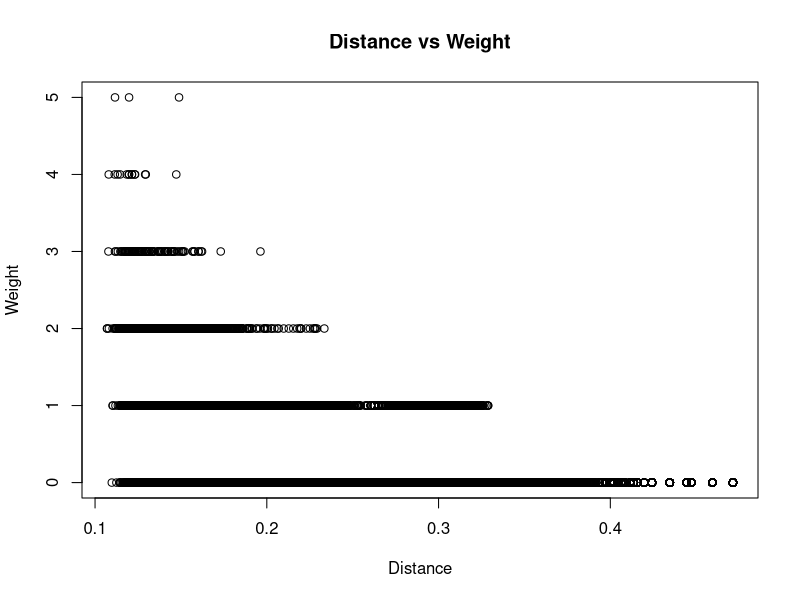

R code for this plot:
library(tidyverse)
library(igraph)

df <- read.csv("full_edgelist.csv") %>%
  select(Poke.x, Poke.y, weight)

adj_matrix <- df %>%
  select(Poke.x, Poke.y, weight) %>%
  pivot_wider(names_from = Poke.y, values_from = weight, values_fill = 0) %>%
  column_to_rownames("Poke.x") %>%
  as.matrix()

row_sums <- rowSums(adj_matrix)
row_sums[row_sums == 0] <- 1
normalized_matrix <- adj_matrix / row_sums

distance_matrix <- as.matrix(dist(normalized_matrix, method = "euclidean"))

distance_df <- as.data.frame(distance_matrix) %>%
  rownames_to_column("Pokemon1") %>%
  pivot_longer(-Pokemon1, names_to = "Pokemon2", values_to = "Distance") %>%
  filter(Pokemon1 < Pokemon2) %>%
  arrange(Distance) %>%
  full_join(df, by = join_by(Pokemon1 == Poke.x, Pokemon2 == Poke.y)) %>%
  select(Pokemon1, Pokemon2, Distance, weight) %>%
  mutate(weight = ifelse(is.na(weight), 0, weight),
    percentile = percent_rank(Distance)) %>%
  arrange(Distance)

plot(distance_df$Distance, distance_df$weight, xlab = "Distance", ylab = "Weight", main = "Distance vs Weight")

write.csv(distance_df %>% head(2000), "Closest_Pairs.csv", row.names = FALSE)
